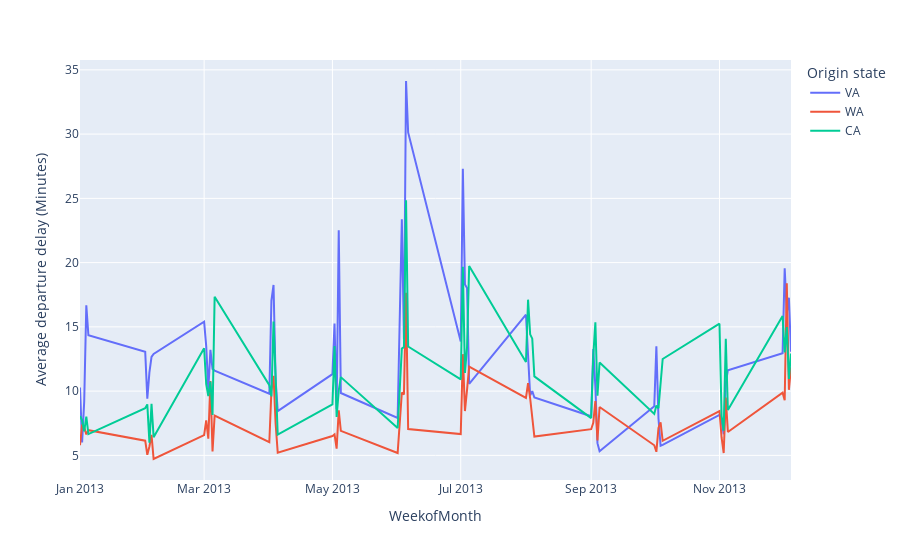

The notebook cell saved with this chart:
### Code cell
states = ['VA', 'CA', 'WA']
plot_mean_dep_delay_per_origin(flights_df, states, "ORIGIN_STATE", "Weekly")
